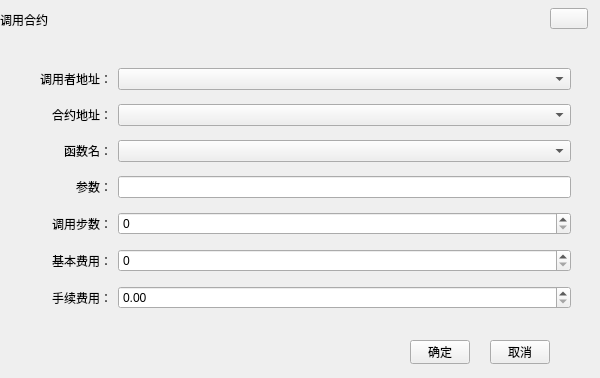
<?xml version="1.0" encoding="UTF-8"?>
<ui version="4.0">
 <class>CallContractWidgetUB</class>
 <widget class="QDialog" name="CallContractWidget">
  <property name="geometry">
   <rect>
    <x>0</x>
    <y>0</y>
    <width>600</width>
    <height>378</height>
   </rect>
  </property>
  <property name="windowTitle">
   <string>Dialog</string>
  </property>
  <widget class="QLabel" name="title_Label">
   <property name="geometry">
    <rect>
     <x>0</x>
     <y>0</y>
     <width>600</width>
     <height>40</height>
    </rect>
   </property>
   <property name="text">
    <string>调用合约</string>
   </property>
  </widget>
  <widget class="QToolButton" name="closeBtn">
   <property name="geometry">
    <rect>
     <x>550</x>
     <y>8</y>
     <width>38</width>
     <height>21</height>
    </rect>
   </property>
   <property name="cursor">
    <cursorShape>PointingHandCursor</cursorShape>
   </property>
   <property name="text">
    <string/>
   </property>
  </widget>
  <widget class="QToolButton" name="okBtn">
   <property name="geometry">
    <rect>
     <x>410</x>
     <y>340</y>
     <width>60</width>
     <height>24</height>
    </rect>
   </property>
   <property name="cursor">
    <cursorShape>PointingHandCursor</cursorShape>
   </property>
   <property name="text">
    <string>确定</string>
   </property>
  </widget>
  <widget class="QToolButton" name="cancelBtn">
   <property name="geometry">
    <rect>
     <x>490</x>
     <y>340</y>
     <width>60</width>
     <height>24</height>
    </rect>
   </property>
   <property name="cursor">
    <cursorShape>PointingHandCursor</cursorShape>
   </property>
   <property name="text">
    <string>取消</string>
   </property>
  </widget>
  <widget class="QWidget" name="layoutWidget">
   <property name="geometry">
    <rect>
     <x>40</x>
     <y>60</y>
     <width>531</width>
     <height>261</height>
    </rect>
   </property>
   <layout class="QGridLayout" name="gridLayout">
    <item row="0" column="0">
     <widget class="QLabel" name="label_2">
      <property name="text">
       <string>调用者地址：</string>
      </property>
      <property name="alignment">
       <set>Qt::AlignRight|Qt::AlignTrailing|Qt::AlignVCenter</set>
      </property>
     </widget>
    </item>
    <item row="0" column="1">
     <widget class="QComboBox" name="callAddress"/>
    </item>
    <item row="1" column="0">
     <widget class="QLabel" name="label">
      <property name="text">
       <string>合约地址：</string>
      </property>
      <property name="alignment">
       <set>Qt::AlignRight|Qt::AlignTrailing|Qt::AlignVCenter</set>
      </property>
     </widget>
    </item>
    <item row="1" column="1">
     <widget class="QComboBox" name="contractAddress"/>
    </item>
    <item row="2" column="0">
     <widget class="QLabel" name="label_3">
      <property name="text">
       <string>函数名：</string>
      </property>
      <property name="alignment">
       <set>Qt::AlignRight|Qt::AlignTrailing|Qt::AlignVCenter</set>
      </property>
     </widget>
    </item>
    <item row="2" column="1">
     <widget class="QComboBox" name="function"/>
    </item>
    <item row="3" column="0">
     <widget class="QLabel" name="label_4">
      <property name="text">
       <string>参数：</string>
      </property>
      <property name="alignment">
       <set>Qt::AlignRight|Qt::AlignTrailing|Qt::AlignVCenter</set>
      </property>
     </widget>
    </item>
    <item row="3" column="1">
     <widget class="QLineEdit" name="param"/>
    </item>
    <item row="4" column="0">
     <widget class="QLabel" name="label_5">
      <property name="text">
       <string>调用步数：</string>
      </property>
      <property name="alignment">
       <set>Qt::AlignRight|Qt::AlignTrailing|Qt::AlignVCenter</set>
      </property>
     </widget>
    </item>
    <item row="4" column="1">
     <widget class="QSpinBox" name="gaslimit"/>
    </item>
    <item row="5" column="0">
     <widget class="QLabel" name="label_6">
      <property name="text">
       <string>基本费用：</string>
      </property>
      <property name="alignment">
       <set>Qt::AlignRight|Qt::AlignTrailing|Qt::AlignVCenter</set>
      </property>
     </widget>
    </item>
    <item row="5" column="1">
     <widget class="QSpinBox" name="gasprice"/>
    </item>
    <item row="6" column="0">
     <widget class="QLabel" name="label_7">
      <property name="text">
       <string>手续费用：</string>
      </property>
      <property name="alignment">
       <set>Qt::AlignRight|Qt::AlignTrailing|Qt::AlignVCenter</set>
      </property>
     </widget>
    </item>
    <item row="6" column="1">
     <widget class="QDoubleSpinBox" name="fee"/>
    </item>
   </layout>
  </widget>
  <zorder>layoutWidget</zorder>
  <zorder>title_Label</zorder>
  <zorder>okBtn</zorder>
  <zorder>cancelBtn</zorder>
  <zorder>closeBtn</zorder>
 </widget>
 <resources/>
 <connections/>
</ui>
